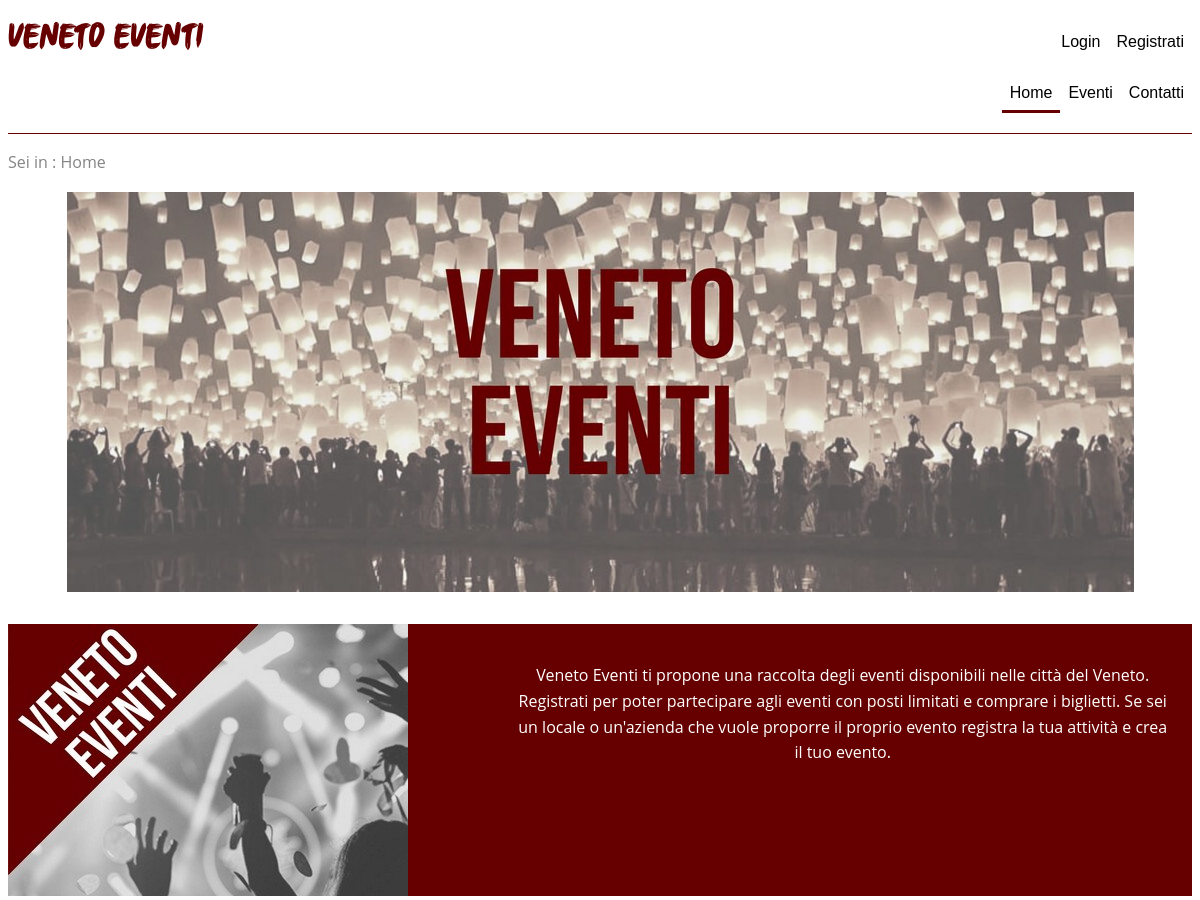
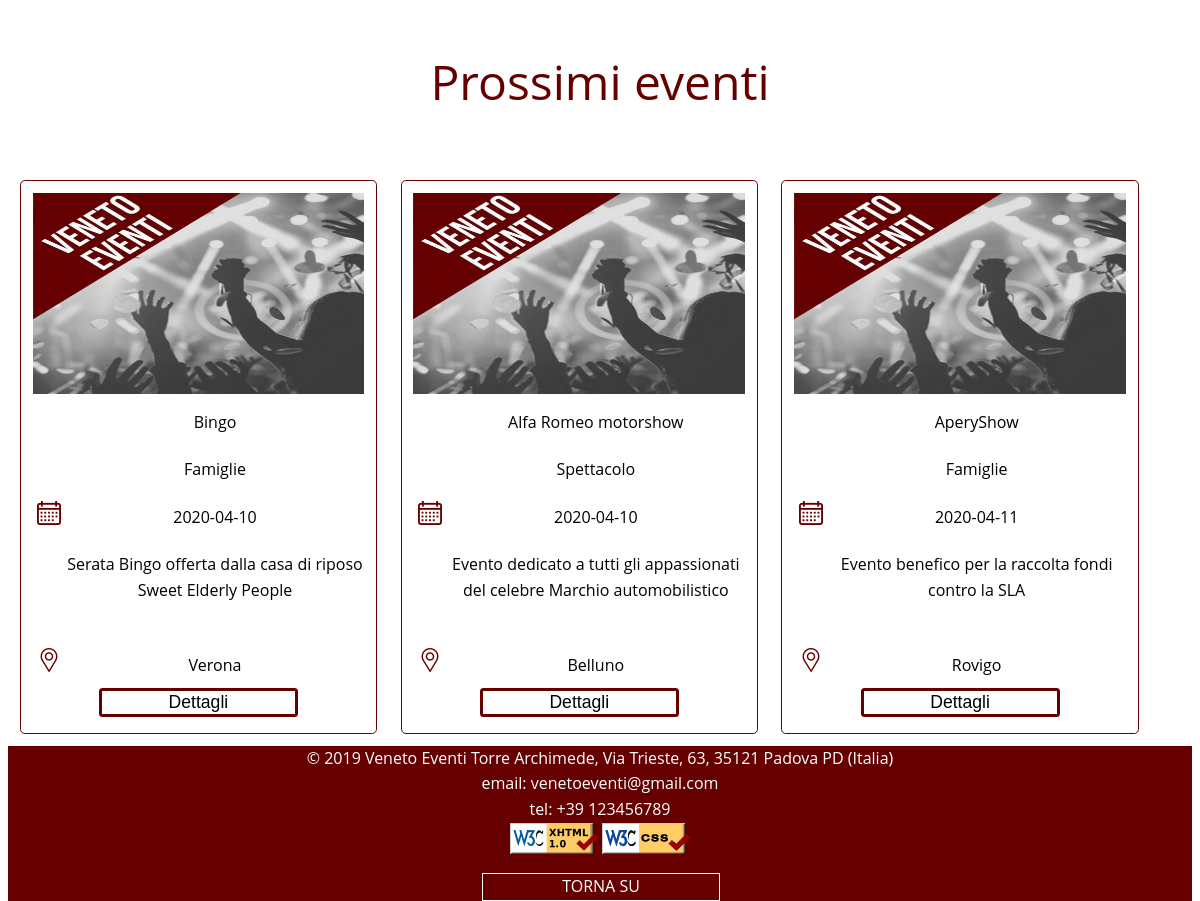
The app's page /home.php with its own data (2 pictures, top to bottom).
### tables this page shows
CREATE TABLE `eventi` (
  `ID` int(11) NOT NULL,
  `Titolo` varchar(255) NOT NULL,
  `Descrizione` varchar(500) NOT NULL,
  `Luogo` varchar(255) NOT NULL,
  `Citta` enum('Venezia','Padova','Verona','Vicenza','Belluno','Treviso','Rovigo') NOT NULL,
  `Data` date NOT NULL,
  `Categoria` varchar(255) NOT NULL,
  `Azienda` varchar(255) NOT NULL
);

### home.php (the view, shortened to what this page needs)
<!DOCTYPE html PUBLIC "-//W3C//DTD XHTML 1.0 Strict//EN"
    "http://www.w3.org/TR/xhtml1/DTD/xhtml1-strict.dtd">
<html xmlns="http://www.w3.org/1999/xhtml" xml:lang="it" lang="it">
<head>
	<?php
        include_once 'functions.php';
    ?>
</head>
<div class="home">
	<div class="home-pt1">
			<div class="img-sfondo" id="homeimg1"></div>
	</div>
	<div class="home-pt2">
			<div class="box-img-left">
			</div>
			<div class="box-descr-right">
					<p class = "descr">
						Veneto Eventi ti propone una raccolta degli eventi disponibili nelle città del Veneto.</br> Registrati per poter partecipare agli eventi con posti limitati e comprare i biglietti. Se sei un locale o un'azienda che vuole proporre il proprio evento registra la tua attività e crea il tuo evento.
					</p>
			</div>
	</div>
	<div class="prossimi-eventi">
		<p class="titolo-home">Prossimi eventi</p>
	</div>
	<div class="home-pt3">
		<?php
            require_once('functions.php');
            $output=getUltimiEventi();
            $outCat="";
            $tab=9;
            if($_SESSION['eventi']===true){
            foreach ($output as $elem) {
                if($elem){
                    $outCat.=   "
                                    <div class='box-evento'>
                                        <div class='box-img'>
                                            <img class='img-evento' src='".getImg($elem['ID'])."' alt='immagine evento'>
                                        </div>
                                        <div class='box-titolo'>
                                            <div class='box-icona'></div>
                                                <p class='scritte-evento'>".$elem['Titolo']."</p>
                                        </div>
                                        <div class='box-categoria '>
                                            <div class='box-icona'></div>
                                            <p class='scritte-evento'>".$elem['Categoria']."</p>
                                        </div>
                                        <div class='box-data'>
                                            <div class='box-icona'>
                                                <div id='calendario'></div>
                                            </div>
                                            <div class='box-data-evento'>
                                                <p class='scritte-evento'>".$elem['Data']."</p>
                                            </div>
                                        </div>
                                        <div class='box-descr'>
                                            <div class='box-icona'></div>
                                            <p class='scritte-evento'> ".$elem['Descrizione']."</p>
                                        </div>
                                        <div class='box-luogo '>
                                            <div class='box-icona'>
                                                <div id='local'></div>
                                            </div>
                                            <div class='box-luogo-evento'>
                                                <p class='scritte-evento'>".$elem['Luogo']."</p>
                                            </div>
                                        </div>
                                        <div class='box-dettagli'>
                                        <div class='box-icona'>
                                            </div>
                                            <div >
                                                <button class='scritte-dettagli selezione' onclick='location.href = './dettagli_evento.php?id=".$elem['ID']."'' type='button'> Dettagli </button>
                                            </div>
                                        </div>
                                    </div>
                                    ";
                    }
            }}
            else{$outCat.= "<p> <h3>Non hai ancora registrato eventi. <a href='nuovo_evento.php' class='messageTour' tabindex='".tabIndex($tab)."' accesskey='n'> Nuovo evento </a><h3></p>";}
            echo $outCat;
        ?>
	</div>
</div>
</body>

### css/stile.css (style rules this page uses)
html { height: 100%; padding:0; }
body { height: 100%; padding:0; font-family: "Open Sans", Arial, sans-serif; line-height: 1.6; font-size: 1.0em; background: #fff; color: #848484; overflow: auto; }
.titolo-home { color: #660000; text-align: center; font-size: 3em; }
button { background: #fff; text-align: center; color: #5c5c3d; border: 0.2em solid #660000; border-radius: 0.2em; background: #fff; font-size: 1.1em; }
#homeimg1 { height: 25em; background-image: url(../img/eventi.jpg); background-repeat: no-repeat; background-position: center; }
.home-pt2 { margin-top: 2em; height: 17em; background: #660000; }
.box-img-left { background-image: url(../img/locandina.jpg); width: 40%; height: 100%; float: left; background-repeat: no-repeat; }
.box-descr-right { width: 55%; height: 100%; float: right; padding: 2% }
.descr { text-align: center; color: white; }
.prossimi-eventi { width: 70%; margin-right: 15%; margin-left: 15%; text-align: center; }
.home-pt3 { margin-top: 3em; }
.box-evento { border-radius: 0.3em; border: 0.1em solid #660000; width: 28%; height: 33em; padding: 1%; float: left; margin:1%; }
.box-img { height: 38%; width: 100%; }
.img-evento { float: left; width: 100%; height: 100%; }
.box-icona { width: 10%; height: 100%; float: left; background: white; }
.box-titolo { float: left; height: 9%; width: 100%; }
.scritte-evento { text-align: center; color:#000; width: 90%; height: 100%; float: left; }
.box-categoria { float: left; width: 100%; height: 9%; }
.box-data { float: left; width: 100%; height: 9%; }
#calendario { width: 100%; height: 100%; background-image: url(../img/calendar.png); background-repeat: no-repeat; background-position: center; }
.box-descr { width: 100%; height: 19%; float: left; }
.box-luogo { float: left; width: 100%; height: 9%; }
#local { width: 100%; height: 100%; background-image: url(../img/local.png); background-repeat: no-repeat; background-position: center; }
.box-dettagli { float: left; width: 100%; height: 7%; }
.scritte-dettagli { text-align: center; color:#000; width: 60%; height: 100%; margin-right: 10%; margin-left: 10%; float: left; margin-top: 1%; }
.selezione { height: 100%; outline: none; cursor: pointer; text-align: center; color: #000; }

### records on screen
eventi: Titolo "Bingo", Categoria "Famiglie", Data "2020-04-10", Descrizione "Serata Bingo offerta dalla casa di riposo Sweet Elderly People", Luogo "Verona"
eventi: Titolo "Alfa Romeo motorshow", Categoria "Spettacolo", Data "2020-04-10", Descrizione "Evento dedicato a tutti gli appassionati del celebre Marchio automobilistico", Luogo "Belluno"
eventi: Titolo "AperyShow", Categoria "Famiglie", Data "2020-04-11", Descrizione "Evento benefico per la raccolta fondi contro la SLA", Luogo "Rovigo"

### other values on screen
$current "Home"
